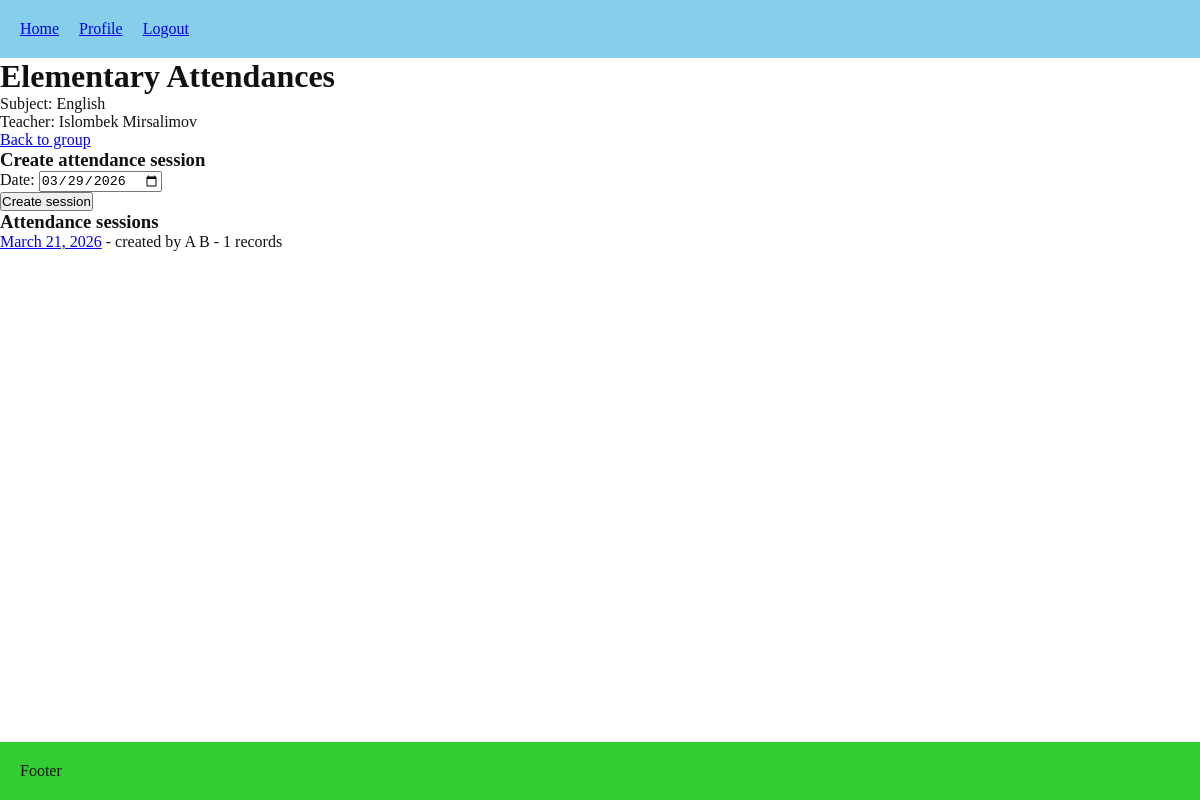
Screenshot of /attendances/groups/1/ (signed in) with the database file from the repository.
### lessons/models.py (models this page shows, shortened)
class Group(models.Model):
    name = models.CharField(max_length=100, unique=True)
    subject = models.ForeignKey(Subject, on_delete=models.RESTRICT, related_name="groups")
    teacher = models.ForeignKey(User, on_delete=models.CASCADE, limit_choices_to={"role": "TEACHER"}, related_name="teaching_groups")
    homework_description = models.TextField(blank=True, null=True)
    homework_updated_at = models.DateTimeField(blank=True, null=True)
    default_payment_amount = models.DecimalField(max_digits=10, decimal_places=2, blank=True, null=True)
    week_days = models.CharField(max_length=50, blank=True, null=True)
    start_time = models.TimeField(blank=True, null=True)
    end_time = models.TimeField(blank=True, null=True)
    start_date = models.DateField(default=date.today)
    end_date = models.DateField(blank=True, null=True)

class Subject(models.Model):
    name = models.CharField(max_length=100, unique=True)
    def __str__(self):
        return self.name

### users/models.py (models this page shows, shortened)
class User(AbstractUser):
    username = models.CharField(
        max_length=150,
        unique=True,
        blank=True,
        editable=False
    )
    class Role(models.TextChoices):
        ADMIN = 'ADMIN', 'Admin'
        TEACHER = 'TEACHER', 'Teacher'
        STUDENT = 'STUDENT', 'Student'
    ROLE_PREFIXES = {
        Role.ADMIN: 'adm',
        Role.TEACHER: 'tch',
        Role.STUDENT: 'std',
    }
    role = models.CharField(max_length=20, choices=Role.choices, default=Role.STUDENT)
    phone_number = models.CharField(max_length=15, blank=True)
    must_reset_password = models.BooleanField(default=True)
    class Meta:
        constraints = [
            models.UniqueConstraint(fields=["first_name", "last_name", "role"], name="unique_full_name_per_role")
        ]

### attendances/models.py (models this page shows, shortened)
class AttendanceSession(models.Model):
    group = models.ForeignKey(
        Group,
        on_delete=models.RESTRICT,
        related_name="attendance_sessions",
    )
    date = models.DateField(default=date.today)
    created_by = models.ForeignKey(
        User,
        on_delete=models.RESTRICT,
        related_name="created_attendance_sessions",
    )
    created_at = models.DateTimeField(auto_now_add=True)
    class Meta:
        constraints = [
            models.UniqueConstraint(
                fields=["group", "date"],
                name="unique_attendance_session_per_group_date",
            )
        ]
        ordering = ["-date", "-created_at"]

### attendances/views.py (the view)
# urls.py: path("groups/<int:group_id>/", views.attendance_group_detail, name="group_detail"),
@login_required
def attendance_group_detail(request, group_id):
    group = get_object_or_404(
        Group.objects.select_related("subject", "teacher"),
        pk=group_id,
    )
    if request.user.role == User.Role.STUDENT:
        if not group.enrollments.filter(student=request.user).exists():
            return HttpResponseForbidden("You do not have permission to view this attendance page.")
    elif request.user.role == User.Role.TEACHER and group.teacher_id != request.user.id:
        return HttpResponseForbidden("Teachers can only view attendance for their own groups.")
    sessions = group.attendance_sessions.select_related("created_by").prefetch_related("attendances").order_by("-date", "-created_at")
    if can_manage_attendance(request.user, group):
        if request.method == "POST":
            form = AttendanceSessionForm(request.POST)
            if form.is_valid():
                session = form.save(commit=False)
                session.group = group
                session.created_by = request.user
                session.save()
                enrollments = Enrollment.objects.filter(group=group).select_related("student")
                for enrollment in enrollments:
                    session.attendances.get_or_create(
                        enrollment=enrollment,
                        defaults={
                            "student": enrollment.student,
                        },
                    )
                return redirect("attendances:session_detail", pk=session.pk)
        else:
            form = AttendanceSessionForm()
    else:
        form = None
    return render(request, "attendances/group_detail.html", {
        "group": group,
        "sessions": sessions,
        "form": form,
        "can_manage": can_manage_attendance(request.user, group),
    })

### attendances/forms.py
class AttendanceSessionForm(forms.ModelForm):
    class Meta:
        model = AttendanceSession
        fields = ["date"]
        widgets = {
            "date": forms.DateInput(attrs={
                "type": "date",
                "class": "form-control",
            }),
        }

### attendances/views.py (called while the page is built)
def can_manage_attendance(user, group):
    return user.role == User.Role.ADMIN or group.teacher == user

### attendances/templates/attendances/group_detail.html (shortened to what this page needs)
{% extends 'core/base.html' %}
{% block content %}
<h1>{{ group.name }} Attendances</h1>
<p>Subject: {{ group.subject }}</p>
<p>Teacher: {{ group.teacher.get_full_name }}</p>
<p><a href="{% url 'lessons:group_detail' group.pk %}">Back to group</a></p>
{% if form %}
    <h3>Create attendance session</h3>
    <form method="post">
        {{ form.as_p }}
        <button type="submit">Create session</button>
    </form>
{% endif %}
<h3>Attendance sessions</h3>
<ul>
    {% for session in sessions %}
        <li>
            <a href="{% url 'attendances:session_detail' session.pk %}">{{ session.date }}</a>
            - created by {{ session.created_by.get_full_name|default:session.created_by.username }}
            - {{ session.attendances.count }} records
        </li>
    {% empty %}
        <li>No attendance sessions yet.</li>
    {% endfor %}
</ul>
{% endblock %}

### core/static/core/style.css (style rules this page uses)
* { box-sizing: border-box; margin: 0; padding: 0; list-style: none; }
:root { font-size: 12; --theme-color: skyblue; --secondary-color: limegreen; }
.theme-light { --bg: #ffffff; --text: #111111; --surface: #f5f5f5; --border: #e0e0e0; }
body { background-color: var(--bg); color: var(--text); display: flex; flex-direction: column; min-height: 100vh; }
a { transition: 0.3s; }

### rows the page displays
Group: name "Elementary", subject "English", teacher.get_full_name "Islombek Mirsalimov"
AttendanceSession: date "March 21, 2026", created_by.get_full_name "A B", attendances.count "1"
